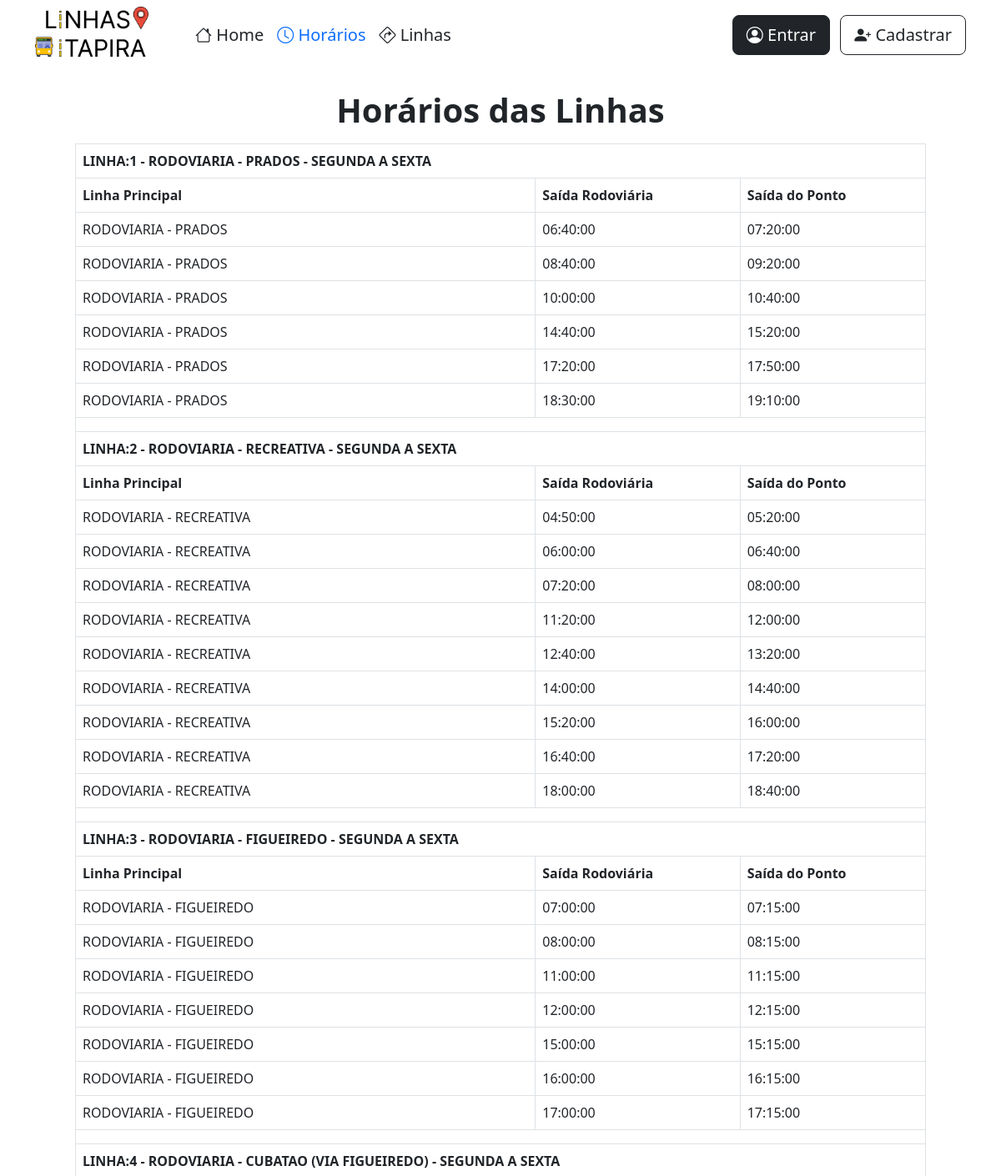
/horarios.php (upper part), run on the app's committed database.
### tables this page shows
CREATE TABLE `horarios`  (
  `id` int(11) NOT NULL AUTO_INCREMENT,
  `inicio` time(0) NULL DEFAULT NULL,
  `fim` time(0) NULL DEFAULT NULL,
  `funcionamento` int(11) NULL DEFAULT NULL,
  `linha_id` int(11) NULL DEFAULT NULL,
  PRIMARY KEY (`id`) USING BTREE
);

CREATE TABLE `linha`  (
  `id` int(11) NOT NULL AUTO_INCREMENT,
  `nome` varchar(255) NULL DEFAULT NULL,
  PRIMARY KEY (`id`) USING BTREE
);

### model/Horario.php (called while the page is built, shortened)
<?php
class Horario
{
public function listar()
{
    $sql = "SELECT h.inicio, h.fim, h.funcionamento, h.linha_id, l.id, l.nome FROM horarios h JOIN linha l ON h.linha_id = l.id";
    include_once "./conexao.php";
    $resultado = $conexao->query($sql);
    $lista = $resultado->fetchAll();
    return $lista;
}
}

### horarios.php (the view, shortened to what this page needs)
<?php
require_once "model/Horario.php";
$horario = new Horario();
$lista = $horario->listar();
?>
<!DOCTYPE html>
<html>
<head>
</head>
<body>
    <?php
    $ativo = "horarios";
    if(!isset($_SESSION['usuario_logado'])) {
        include("fragment/navbar.php");
    }
    else{
        include("fragment/navbar2.php");
    }
    ?>
    <div class="container mt-4 px-md-5">
        <h1 class="text-center mb-3 fw-semibold">Horários das Linhas</h1>
        <div class="container-fluid h-100 d-flex align-items-center justify-content-center">
            <table class="table table-bordered table-bordered">
                <?php $linhaAnterior = null; ?>
                <?php foreach ($lista as $index => $linha) : ?>
                    <?php
                    $dia = "";
                    if ($linha['funcionamento'] == 0) {
                        $dia = "SEGUNDA A SEXTA";
                    } else if ($linha['funcionamento'] == 1) {
                        $dia = "SABADO";
                    } else if ($linha['funcionamento'] == 2) {
                        $dia = "DOMINGO";
                    }
                    ?>
                    <?php if ($linha['nome'] !== $linhaAnterior) : ?>
                        <?php if ($index > 0) : ?>
                            <tr class="spacer">
                                <td colspan="5"></td>
                            </tr>
                        <?php endif ?>
                        <thead>
                            <tr>
                                <th colspan="5">
                                    <?php echo "LINHA:" . $linha['id'] . " - " . $linha['nome'] . " - " . $dia ?>
                                </th>
                            </tr>
                        </thead>
                        <thead>
                            <tr>
                                <th>Linha Principal</th>
                                <th>Saída Rodoviária</th>
                                <th>Saída do Ponto</th>
                            </tr>
                        </thead>
                        <?php $linhaAnterior = $linha['nome']; ?>
                    <?php endif ?>
                    <tbody>
                        <tr class="<?php echo $index % 2 == 0 ? 'bg-secondary-subtle' : '' ?>">
                            <td><?php echo $linha['nome'] ?></td>
                            <td><?php echo $linha['inicio'] ?></td>
                            <td><?php echo $linha['fim'] ?></td>
                        </tr>
                    </tbody>
                <?php endforeach ?>
            </table>
        </div>
    </div>
</body>
</html>

### fragment/navbar.php
<header class="px-3 bg-white">
    <div class="container pb-3 pb-md-0">
        <div class="d-flex flex-wrap align-items-center justify-content-center justify-content-lg-start">
            <a href="/" class="d-flex align-items-center mb-2 mb-lg-0 text-dark text-decoration-none pt-2 pb-3">
                <img src="./img/logo2.png" alt="logo" height="60px">
            </a>
            <ul class="nav col-12 col-lg-auto me-lg-auto mb-2 justify-content-center mb-md-0 ms-0 ms-md-5">
                <li><a href="index.php" class="nav-link px-2 <?php echo $ativo == 'home' ? "text-primary" : "text-dark" ?> fs-5"><i class="bi bi-house"></i> Home</a></li>
                <li><a href="horarios.php" class="nav-link px-2 <?php echo $ativo == 'horarios' ? "text-primary" : "text-dark" ?> fs-5"><i class="bi bi-clock"></i> Horários</a></li>
                <li><a href="linhas.php" class="nav-link px-2 <?php echo $ativo == 'linhas' ? "text-primary" : "text-dark" ?> fs-5"><i class="bi bi-sign-turn-right"></i> Linhas</a>
                </li>
            </ul>
            <div class="text-end">
                <a href="login.html" class="btn btn-lg btn-dark me-2"><i class="bi bi-person-circle"></i> Entrar</a>
                <a href="#" class="btn btn-lg btn-outline-dark"><i class="bi bi-person-plus-fill"></i> Cadastrar</a>
            </div>
        </div>
    </div>
</header>

### style/style.css (style rules this page uses)
html, body { height: 100%; margin: 0; padding: 0; }

### data on the page
horarios: linha "1", linha.nome "RODOVIARIA - PRADOS", funcionamento "SEGUNDA A SEXTA", inicio "06:40:00", fim "07:20:00"
horarios: linha.nome "RODOVIARIA - PRADOS", inicio "08:40:00", fim "09:20:00"
horarios: linha.nome "RODOVIARIA - PRADOS", inicio "10:00:00", fim "10:40:00"
horarios: linha.nome "RODOVIARIA - PRADOS", inicio "14:40:00", fim "15:20:00"
horarios: linha.nome "RODOVIARIA - PRADOS", inicio "17:20:00", fim "17:50:00"
horarios: linha.nome "RODOVIARIA - PRADOS", inicio "18:30:00", fim "19:10:00"
horarios: linha "2", linha.nome "RODOVIARIA - RECREATIVA", funcionamento "SEGUNDA A SEXTA", inicio "04:50:00", fim "05:20:00"
horarios: linha.nome "RODOVIARIA - RECREATIVA", inicio "06:00:00", fim "06:40:00"
horarios: linha.nome "RODOVIARIA - RECREATIVA", inicio "07:20:00", fim "08:00:00"
horarios: linha.nome "RODOVIARIA - RECREATIVA", inicio "11:20:00", fim "12:00:00"
horarios: linha.nome "RODOVIARIA - RECREATIVA", inicio "12:40:00", fim "13:20:00"
horarios: linha.nome "RODOVIARIA - RECREATIVA", inicio "14:00:00", fim "14:40:00"
horarios: linha.nome "RODOVIARIA - RECREATIVA", inicio "15:20:00", fim "16:00:00"
horarios: linha.nome "RODOVIARIA - RECREATIVA", inicio "16:40:00", fim "17:20:00"
horarios: linha.nome "RODOVIARIA - RECREATIVA", inicio "18:00:00", fim "18:40:00"
horarios: linha "3", linha.nome "RODOVIARIA - FIGUEIREDO", funcionamento "SEGUNDA A SEXTA", inicio "07:00:00", fim "07:15:00"
horarios: linha.nome "RODOVIARIA - FIGUEIREDO", inicio "08:00:00", fim "08:15:00"
horarios: linha.nome "RODOVIARIA - FIGUEIREDO", inicio "11:00:00", fim "11:15:00"
horarios: linha.nome "RODOVIARIA - FIGUEIREDO", inicio "12:00:00", fim "12:15:00"
horarios: linha.nome "RODOVIARIA - FIGUEIREDO", inicio "15:00:00", fim "15:15:00"
horarios: linha.nome "RODOVIARIA - FIGUEIREDO", inicio "16:00:00", fim "16:15:00"
horarios: linha.nome "RODOVIARIA - FIGUEIREDO", inicio "17:00:00", fim "17:15:00"
horarios: linha "4", linha.nome "RODOVIARIA - CUBATAO (VIA FIGUEIREDO)", funcionamento "SEGUNDA A SEXTA"
